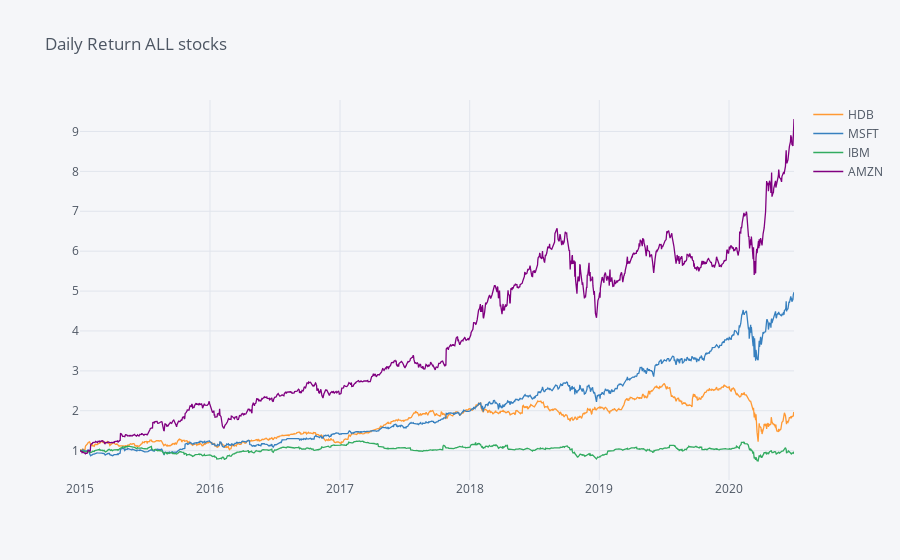

The cell this chart's notebook holds for it:
### Markdown cell above
This plot is going to show the daily return change  over time. and we can see here that the amazon stock price is always very expensive as compare to other.

### Code cell
stock_return.iplot(title = "Daily Return ALL stocks")

### Figure 1 — Plotly figure (JSON) as saved in the notebook; plotly's stock layout.template omitted (floating-point values rounded to 4 significant figures; data arrays with more than 128 entries replaced by an {"elided": "..."} marker saying what was removed)
{"data": [{"line": {"color": "rgba(255, 153, 51, 1.0)", "dash": "solid", "shape": "linear", "width": 1.3}, "mode": "lines", "name": "HDB", "text": "", "type": "scatter", "x": {"elided": "1386 str values"}, "y": {"elided": "1386 float values"}}, {"line": {"color": "rgba(55, 128, 191, 1.0)", "dash": "solid", "shape": "linear", "width": 1.3}, "mode": "lines", "name": "MSFT", "text": "", "type": "scatter", "x": {"elided": "1386 str values"}, "y": {"elided": "1386 float values"}}, {"line": {"color": "rgba(50, 171, 96, 1.0)", "dash": "solid", "shape": "linear", "width": 1.3}, "mode": "lines", "name": "IBM", "text": "", "type": "scatter", "x": {"elided": "1386 str values"}, "y": {"elided": "1386 float values"}}, {"line": {"color": "rgba(128, 0, 128, 1.0)", "dash": "solid", "shape": "linear", "width": 1.3}, "mode": "lines", "name": "AMZN", "text": "", "type": "scatter", "x": {"elided": "1386 str values"}, "y": {"elided": "1386 float values"}}], "layout": {"legend": {"bgcolor": "#F5F6F9", "font": {"color": "#4D5663"}}, "paper_bgcolor": "#F5F6F9", "plot_bgcolor": "#F5F6F9", "title": {"font": {"color": "#4D5663"}, "text": "Daily Return ALL stocks"}, "xaxis": {"gridcolor": "#E1E5ED", "showgrid": true, "tickfont": {"color": "#4D5663"}, "title": {"font": {"color": "#4D5663"}, "text": ""}, "zerolinecolor": "#E1E5ED"}, "yaxis": {"gridcolor": "#E1E5ED", "showgrid": true, "tickfont": {"color": "#4D5663"}, "title": {"font": {"color": "#4D5663"}, "text": ""}, "zerolinecolor": "#E1E5ED"}}}
